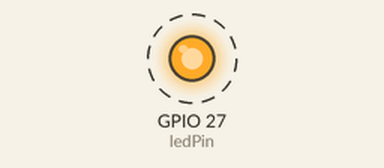
This sketch was run on a simulated ESP32. On the bench: output pins drawn as LEDs (lit = HIGH). Dashed ring = blinking. What the sketch prints to the serial monitor is not drawn.

Above: at 0.5 s.
Timing chart, 0 to 4.6 s (numbered marks = the images above):
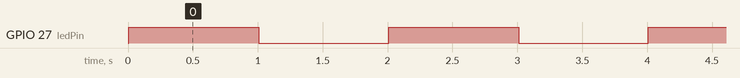

Measured:
- by itself, GPIO 27 (ledPin): alternates HIGH for 1.0 s and LOW for 1.0 s

The sketch:

lab02_v1.ino
```cpp
// lab02: ESP32 基础LED闪烁控制（优化版）
// 板载LED默认连接GPIO2，可根据开发板修改
const int ledPin = 27;
// 闪烁间隔（单位：ms），1000ms=1秒
const long interval = 1000;

void setup() {
  pinMode(ledPin, OUTPUT);
  Serial.begin(115200);
  Serial.println("=================================");
  Serial.println("lab02: ESP32 LED Blink Experiment");
  Serial.println("LED Pin: " + String(ledPin));
  Serial.println("Blink Interval: " + String(interval) + "ms");
  Serial.println("=================================");
}

void loop() {
  // 点亮LED
  digitalWrite(ledPin, HIGH);
  Serial.println("[INFO] LED State: ON");
  delay(interval);

  // 熄灭LED
  digitalWrite(ledPin, LOW);
  Serial.println("[INFO] LED State: OFF");
  delay(interval);
}
```
